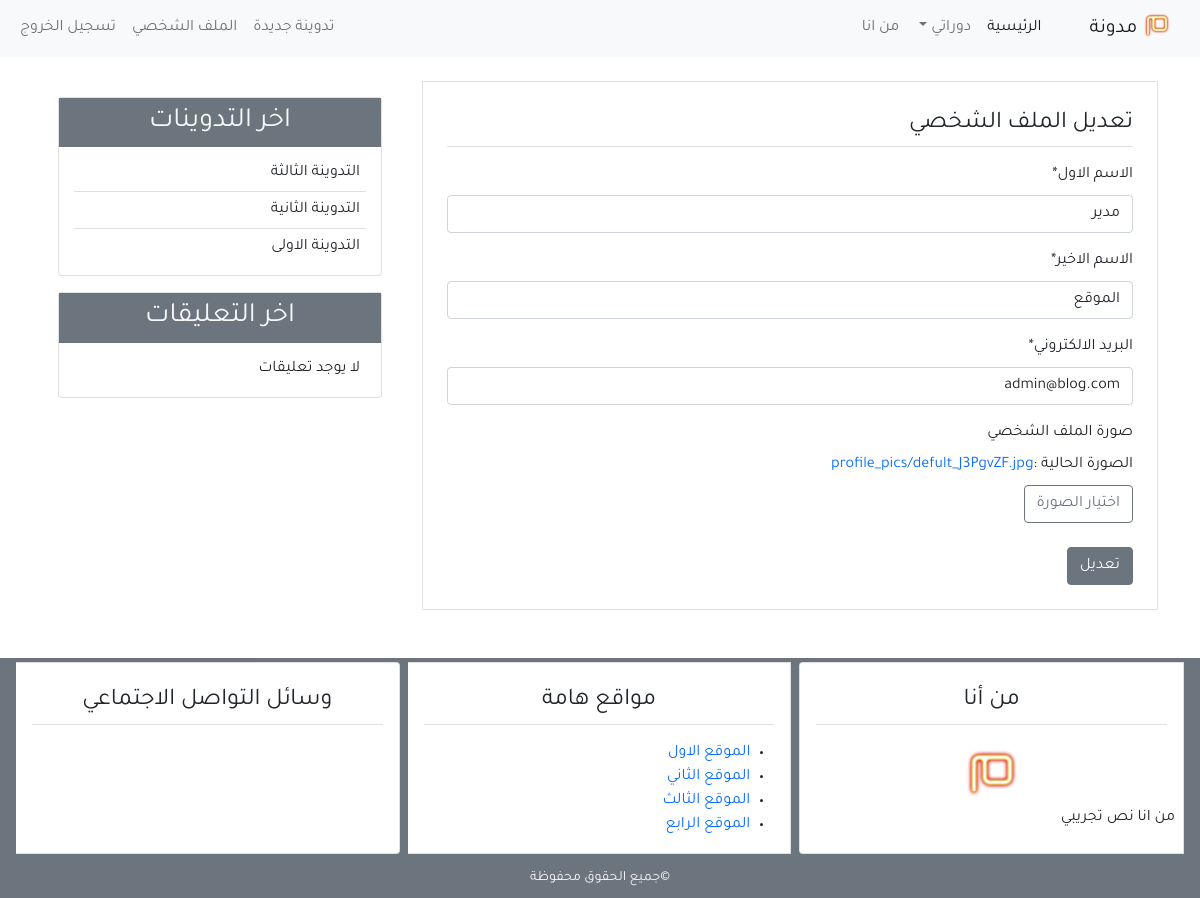
Before: /profile-update/ (signed in) with the older database file.
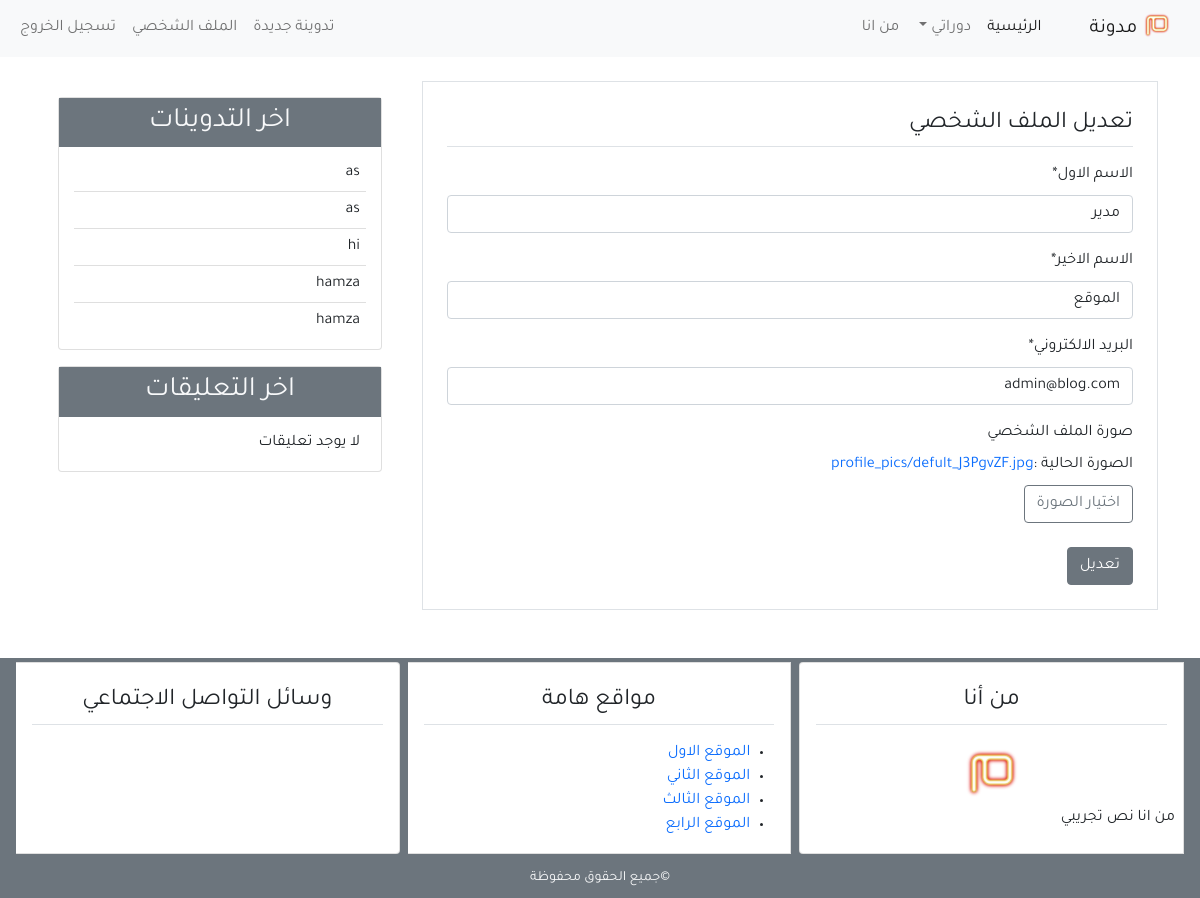
After: the same page with the newer database file.
### user/models.py (models this page shows, shortened)
class Profile(models.Model):
    image = models.ImageField(default='default.jpg', upload_to='profile_pics')
    user = models.OneToOneField(User, on_delete=models.CASCADE)

### blog/models.py (models this page shows, shortened)
class Post(models.Model):
    title = models.CharField(max_length=100)
    content = models.TextField()
    post_date = models.DateTimeField(default=timezone.now)
    post_update = models.DateTimeField(auto_now=True)
    author = models.ForeignKey(User, on_delete=models.CASCADE)
    class Meta:
        ordering =('-post_date', )

### user/views.py (the view)
# urls.py: path('profile-update/', views.profile_update, name='profile_update'),
@login_required(login_url='login')
def profile_update(request):
    if request.method == 'POST':
        user_form = UserUpadeForm(request.POST, instance = request.user)
        profile_form = ProfileUpadeForm(request.POST, request.FILES, instance = request.user.profile)
        if user_form.is_valid() and profile_form.is_valid():
            user_form.save()
            profile_form.save()
            messages.success(request, 'تم تحديث الملف الشخصي ')
            return redirect('profile')
    else:
        user_form = UserUpadeForm(instance = request.user)
        profile_form = ProfileUpadeForm(instance = request.user.profile)
    context = {
        'title' : 'تعديل الملف الشخصي',
        'user_form' : user_form,
        'profile_form' : profile_form,
    }
    return render(request, 'user/profile_update.html', context)

### user/forms.py
class UserUpadeForm(forms.ModelForm):
    first_name =forms.CharField(label='الاسم الاول')
    last_name =forms.CharField(label='الاسم الاخير')
    email =forms.EmailField(label='البريد الالكتروني')
    class Meta:
        model = User
        fields = ('first_name', 'last_name', 'email')

class ProfileUpadeForm(forms.ModelForm):
    class Meta:
        model = Profile
        fields = ('image',)

### blog/templatetags/post_tag.py (called while the page is built)
@register.inclusion_tag('blog/latest_posts.html')
def latest_posts():
    context = {
          'l_posts' : Post.objects.all()[0:5]
    }
    return context

@register.inclusion_tag('blog/latest_comments.html')
def latest_comments():
    context = {
          'l_comments' : Comment.objects.filter(active=True)[0:5]
    }
    return context

### user/templates/user/profile_update.html (shortened to what this page needs)
{% extends 'blog/base.html' %}
{% block content %}
{% load crispy_forms_tags %}
    <div class="border p-4 mb-5 ">
        <legend class="border-bottom pb-1 mb-3 ">تعديل الملف الشخصي</legend>
        <form method="POST" enctype="multipart/form-data">
            {% csrf_token %} {{ user_form|crispy }}
         <div>
             <span class="mb-2" style="display: block;">صورة الملف الشخصي</span>
             الصورة الحالية :<a href="{{ user.profile.image.url }}">{{ user.profile.image }}</a><br>
             <label for="image" class="btn btn-outline-secondary mt-2">اختيار الصورة</label>
         </div>
            <input type="submit" class="btn btn-secondary mt-4" value="تعديل">
        </form>
    </div>
{% endblock content %}

### blog/templates/blog/base.html (shortened to what this page needs)
{% load static %}
{% load post_tag %}
<!DOCTYPE html >
<html lang="ar">
<head>
    <link href="https://cdn.jsdelivr.net/npm/bootstrap@5.1.3/dist/css/bootstrap.min.css" rel="stylesheet">
    <link rel="stylesheet icon" href="{% static 'blog/images/favicon.ico' %}?ver=2">
    <link rel="stylesheet" href="{% static 'blog/css/main.css' %}">
</head>
<body>
    <header>
        <nav class="navbar navbar-expand-lg navbar-light bg-light">
            <div class="container-fluid">
              <a class="navbar-brand" href="{% url 'home' %}">
                  <img src="{% static 'blog/images/mim-logo.png' %}" width="30px" alt="شعار مدونة">
                مدونة</a>
              <div class="collapse navbar-collapse" id="navbarSupportedContent">
                <ul class="navbar-nav  mb-2 mb-lg-0">
                  <li class="nav-item">
                    <a class="nav-link active" aria-current="page"  href="{% url 'home' %}">الرئيسية</a>
                  </li>
                  <li class="nav-item dropdown">
                    <a class="nav-link dropdown-toggle" href="#" id="navbarDropdown" role="button" data-bs-toggle="dropdown" aria-expanded="false">
                      دوراتي
                    </a>
                  </li>
                  <li class="nav-item">
                    <a class="nav-link" href="{% url 'about' %}">من انا</a>
                  </li>
                </ul>
                <ul class="navbar-nav me-auto mb-2 mb-lg-0">
                    {% if user.is_authenticated %}
                         <li class="nav-item"><a class="nav-link" href="{% url 'new_post' %}">تدوينة جديدة</a></li>
                        <li class="nav-item"><a class="nav-link" href="{% url 'profile' %}">الملف الشخصي</a></li>
                        <li class="nav-item"><a class="nav-link" href="{% url 'logout' %}">تسجيل الخروج</a></li>
                    {% else %}
                        <li class="nav-item"><a class="nav-link" href="{% url 'login' %}">تسجيل الدخول</a></li>
                        <li class="nav-item"><a class="nav-link" href="{% url 'register' %}">تسجيل</a></li>
                    {% endif %}
                </ul>
              </div>
            </div>
          </nav>
    </header>
    <section>
        <div class="container">
            <div class="row mt-4">
                <div class="col-md-8">
                    {% block content %}
                    {% endblock content %}
                </div>
                <div class="col-md-4">
                    <div class="card m-3">
                        <h3 class="text-center bg-secondary text-light p-2">اخر التدوينات</h3>
                        {% latest_posts %}
                    </div>
                    <div class="card m-3">
                        <h3 class="text-center bg-secondary text-light p-2">اخر التعليقات</h3>
                        {% latest_comments %}
                    </div>
                </div>
            </div>
        </div>
    </section>
    <footer class="bg-secondary">
        <div class="container-fluid">
            <div class="row">
           <div class="col-md">
               <div class="card-group">
                   <div class="card  m-1">
                       <h4 class="card-title text-center border-bottom p-2 m-3">من أنا</h4>
                       <div class="car-bady p-2">
                           <div class="text-center">
                            <img src="{% static 'blog/images/mim-logo.png' %}"  width="60px" alt="شعار مدونة">
                           </div>
                           من انا نص تجريبي
                       </div>
                   </div>
                   <div class="card m-1">
                    <h4 class="card-title text-center border-bottom p-2 m-3">مواقع هامة</h4>
                    <div class="car-bady">
                        <ul>
                            <li><a href="#">الموقع الاول</a></li>
                            <li><a href="#">الموقع الثاني</a></li>
                            <li><a href="#">الموقع الثالث</a></li>
                            <li><a href="#">الموقع الرابع</a></li>
                        </ul>
                    </div>
                </div>
                <div class="card m-1">
                    <h4 class="card-title text-center border-bottom  p-2 m-3">وسائل التواصل الاجتماعي</h4>
                    <div class="car-bady">
                        <h4 class="card-body text-center">
                        </h4>
                    </div>
                </div>
               </div>
           </div>
            </div>
            <div class="row p-2">
                <div class="col-md text-center">
                    <small class="text-light">&copy;جميع الحقوق محفوظة</small>
                </div>
            </div>
        </div>
    </footer>
</body>
</html>

### blog/templates/blog/latest_posts.html
<ul class="list-group-flush latest-post">
    {% for post in l_posts %}
    <li class="list-group-item latest-post-item">
        <a href="{% url 'detail' post.pk %}" class="text-dark">{{ post.title }}</a>
    </li>
    {% endfor %}
</ul>

### blog/templates/blog/latest_comments.html
<ul class="list-group-flush latest-comment">
    {% for comment in l_comments %}
    <li class="list-group-item latest-comment-item">
        <a href="{% url 'detail' comment.post.pk %}" class="text-dark">
            {% if comment.body|length > 30 %}
            {{ comment.body|slice:'35' }} ..
            {% else %}
            {{ comment.body }}
            {% endif %}
        </a>
    </li>
    {% empty %}
    <li class="list-group-item latest-comment-item">
        لا يوجد تعليقات
    </li>
    {% endfor %}
</ul>

### blog/static/blog/css/main.css (style rules this page uses)
html, body { direction: rtl; text-align: right; }
body { font-family: 'Tajawal', sans-serif ; }
a:link { text-decoration: none !important; }
.latest-post, .latest-comment { padding: 0 15px; }
.latest-post .latest-post-item, .latest-comment .latest-comment-item { padding: 6px; }
.latest-post li:first-child, .latest-comment li:first-child { border-top: 0; }
.latest-post li:last-child, .latest-comment li:last-child { border-bottom: 0; padding-bottom: 0; }

Changed rows visible on the page:
no longer on this page (row unchanged): Post: title "التدوينة الثالثة"
no longer on this page (row unchanged): Post: title "التدوينة الثانية"
no longer on this page (row unchanged): Post: title "التدوينة الاولى"
added Post: title "as"
added Post: title "as"
added Post: title "hi"
added Post: title "hamza"
added Post: title "hamza"
